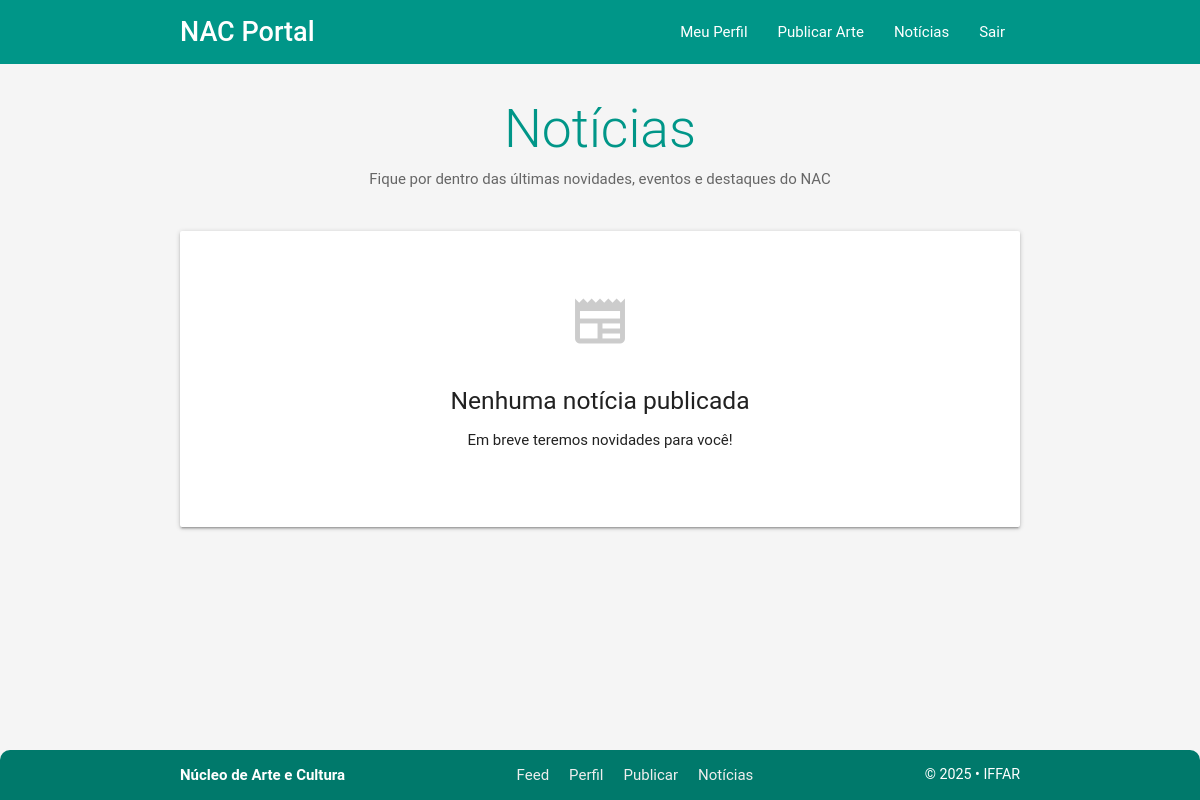
Before: /noticias.php with the older database file.
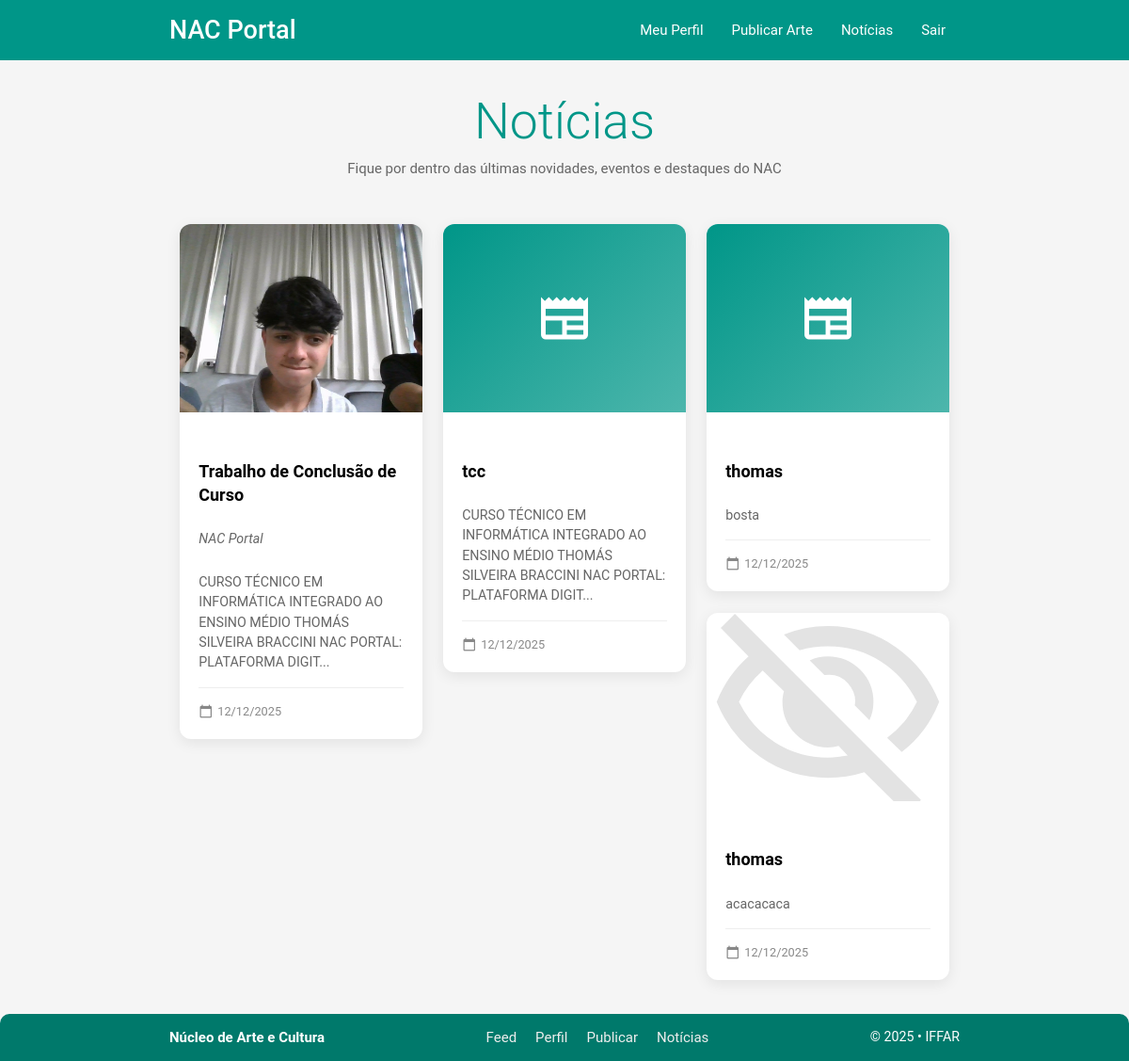
After: the same page with the newer database file.
### tables this page shows
CREATE TABLE IF NOT EXISTS `noticias` (
  `id_noticia` int NOT NULL AUTO_INCREMENT,
  `titulo` varchar(200) NOT NULL,
  `subtitulo` varchar(300) DEFAULT NULL,
  `corpo` text NOT NULL,
  `autor` varchar(100) NOT NULL,
  `caminho_midia` varchar(255) DEFAULT NULL,
  `id_admin` int NOT NULL,
  `data_publicacao` datetime NOT NULL,
  `ativo` tinyint DEFAULT '1',
  PRIMARY KEY (`id_noticia`),
  KEY `id_admin` (`id_admin`)
);

### noticias.php (the view, shortened to what this page needs)
<?php
require_once "conexao.php";
$sql = "SELECT noticias.id_noticia,
                noticias.titulo,
                noticias.subtitulo,
                noticias.corpo,
                noticias.caminho_midia,
                noticias.data_publicacao,
                noticias.autor
        FROM noticias
        WHERE noticias.ativo = 1
        ORDER BY noticias.data_publicacao DESC";
$resultado = mysqli_query($conexao, $sql);
$noticias = [];
if ($resultado) {
    while ($registro = mysqli_fetch_assoc($resultado)) {
        $noticias[] = $registro;
    }
}
?>
<!DOCTYPE html>
<html lang="pt-br">
<head>
    <link type="text/css" rel="stylesheet" href="css/materialize.min.css" media="screen,projection"/>
    <link type="text/css" rel="stylesheet" href="css/style_todos.css"/>
</head>
<body>
    <?php include_once "header.php";?>
    <main class="container">
        <div class="page-title">
            <h2>Notícias</h2>
            <p>Fique por dentro das últimas novidades, eventos e destaques do NAC</p>
        </div>
        <?php if (empty($noticias)): ?>
            <div class="card-panel no-noticias">
                <i class="material-icons">newspaper</i>
                <h5>Nenhuma notícia publicada</h5>
                <p>Em breve teremos novidades para você!</p>
            </div>
        <?php else: ?>
            <div class="row">
                <?php foreach ($noticias as $noticia):
                    $resumo = $noticia['corpo'];
                    $resumo = strlen($resumo) > 150 ? substr($resumo, 0, 150) . '...' : $resumo;
                    $data_formatada = date('d/m/Y', strtotime($noticia['data_publicacao']));
                    $tem_imagem = !empty($noticia['caminho_midia']) && file_exists("uploads/noticias/" . $noticia['caminho_midia']);
                ?>
                    <div class="col s12 m6 l4">
                        <a href="ver_noticia.php?id=<?= $noticia['id_noticia'] ?>" class="black-text" style="text-decoration: none;">
                            <div class="card noticia-card hoverable">
                                <div class="noticia-imagem-container">
                                    <?php if ($tem_imagem): ?>
                                        <img src="uploads/noticias/<?= $noticia['caminho_midia'] ?>"
                                            alt="<?= $noticia['titulo'] ?>"
                                            class="noticia-imagem">
                                    <?php else: ?>
                                        <div style="background: linear-gradient(135deg, #009688, #4DB6AC); height: 100%; display: flex; align-items: center; justify-content: center;">
                                            <i class="material-icons white-text" style="font-size: 4rem;">newspaper</i>
                                        </div>
                                    <?php endif; ?>
                                </div>
                                <div class="noticia-conteudo">
                                    <h3 class="noticia-titulo"><?= $noticia['titulo'] ?></h3>
                                    <?php if (!empty($noticia['subtitulo'])): ?>
                                        <p class="noticia-subtitulo"><?= $noticia['subtitulo'] ?></p>
                                    <?php endif; ?>
                                    <p class="noticia-resumo"><?= $resumo ?></p>
                                    <div class="noticia-meta">
                                        <div class="noticia-data">
                                            <i class="material-icons tiny">calendar_today</i>
                                            <?= $data_formatada ?>
                                        </div>
                                    </div>
                                </div>
                            </div>
                        </a>
                    </div>
                <?php endforeach; ?>
            </div>
        <?php endif; ?>
    </main>
    <?php include_once "footer.php";?>
</body>
</html>

### header.php (shortened to what this page needs)
<!DOCTYPE html>
<html lang="pt-br">
<head>
    <link type="text/css" rel="stylesheet" href="/TCC/css/materialize.min.css" media="screen,projection"/>
    <link type="text/css" rel="stylesheet" href="/TCC/css/style_todos.css"/>
</head>
<body>
<nav class="teal z-depth-0">
    <div class="nav-wrapper container" style="position: relative;">
        <a href="/TCC/feed.php" class="brand-logo white-text" style="font-size: 1.8rem;">
            NAC Portal
        </a>
        <ul class="right hide-on-med-and-down">
            <li><a href="/TCC/meu_perfil/meu_perfil.php" class="white-text tooltipped" data-position="bottom" data-tooltip="Meu Perfil">Meu Perfil</a></li>
            <li><a href="/TCC/upload_arquivos/publicar_arte.php" class="white-text tooltipped" data-position="bottom" data-tooltip="Publicar Arte">Publicar Arte</a></li>
            <li><a href="/TCC/noticias.php" class="white-text tooltipped" data-position="bottom" data-tooltip="Notícias">Notícias</a></li>
            <li><a href="/TCC/logout.php" class="white-text tooltipped" data-position="bottom" data-tooltip="Sair">Sair</a></li>
        </ul>
    </div>
</nav>
</body>
</html>

### footer.php (shortened to what this page needs)
<!DOCTYPE html>
<html>
<head>
</head>
<body>
    <div class="content-wrapper">
    </div>
    <footer class="teal darken-2"
        style="padding: 14px 0; border-radius: 10px 10px 0 0; margin-top: 35px;">
        <div class="container" style="display: flex; justify-content: space-between; align-items: center; flex-wrap: wrap; gap: 15px;">
            <div style="color: white; font-size: 1rem; font-weight: bold;">
                Núcleo de Arte e Cultura
            </div>
            <div style="display: flex; gap: 20px; flex-wrap: wrap; justify-content: center;">
                <a href="/TCC/feed.php" class="grey-text text-lighten-3" style="font-size: 1rem;">Feed</a>
                <a href="/TCC/meu_perfil/meu_perfil.php" class="grey-text text-lighten-3" style="font-size: 1rem;">Perfil</a>
                <a href="/TCC/upload_arquivos/publicar_arte.php" class="grey-text text-lighten-3" style="font-size: 1rem;">Publicar</a>
                <a href="/TCC/noticias.php" class="grey-text text-lighten-3" style="font-size: 1rem;">Notícias</a>
            </div>
            <div style="color: white; font-size: 0.95rem;">
                © <?= date('Y') ?> • IFFAR
            </div>
        </div>
    </footer>
</body>
</html>

### css/style_todos.css (style rules this page uses)
nav { height: 64px; line-height: 64px; }
nav .brand-logo { line-height: 64px; font-weight: 500; }
body { background: #f5f5f5; font-family: 'Roboto', sans-serif; display: flex; flex-direction: column; min-height: 100vh; margin: 0; }
.noticia-card { border-radius: 12px; overflow: hidden; transition: all 0.3s ease; height: 100%; box-shadow: 0 4px 15px rgba(0,0,0,0.08); }
.noticia-imagem-container { height: 200px; overflow: hidden; position: relative; }
.noticia-imagem { width: 100%; height: 100%; object-fit: cover; transition: transform 0.5s ease; }
.noticia-conteudo { padding: 20px; display: flex; flex-direction: column; height: calc(100% - 200px); }
.noticia-titulo { font-size: 1.2rem; font-weight: 600; line-height: 1.4; margin-bottom: 10px; display: -webkit-box; -webkit-box-orient: vertical; overflow: hidden; }
.noticia-subtitulo { color: #666; font-size: 0.95rem; font-style: italic; margin-bottom: 10px; display: -webkit-box; -webkit-box-orient: vertical; overflow: hidden; }
.noticia-resumo { color: #666; font-size: 0.95rem; line-height: 1.5; margin-bottom: 15px; flex-grow: 1; display: -webkit-box; -webkit-box-orient: vertical; overflow: hidden; }
.noticia-meta { display: flex; justify-content: space-between; align-items: center; margin-top: auto; font-size: 0.85rem; color: #888; border-top: 1px solid #eee; padding-top: 15px; }
.noticia-data { display: flex; align-items: center; }
.noticia-data i { margin-right: 5px; font-size: 1rem; }
.page-title { margin: 30px 0 40px; text-align: center; }
.page-title h2 { font-weight: 300; color: #009688; margin-bottom: 10px; }
.page-title p { color: #666; max-width: 600px; margin: 0 auto; }
.no-noticias { text-align: center; padding: 60px 20px; }
.no-noticias i { font-size: 4rem; color: #ccc; margin-bottom: 20px; }

### header.php (style rules this page uses)
nav { height: 64px; line-height: 64px; }
nav .brand-logo { line-height: 64px; font-weight: 500; }

### footer.php (style rules this page uses)
html, body { height: 100%; margin: 0; }
body { display: flex; flex-direction: column; min-height: 100vh; }
footer { margin-top: 0 !important; }
.content-wrapper { flex: 1; }

Changed rows visible on the page:
added noticias: caminho_midia (picture), titulo "Trabalho de Conclusão de Curso", subtitulo "NAC Portal", corpo "CURSO TÉCNICO EM INFORMÁTICA INTEGRADO AO ENSINO MÉDIO THOMÁS SILVEIRA BRACCINI NAC PORTAL: PLATAFORMA DIGIT...", data_publicacao "12/12/2025"
added noticias: titulo "tcc", corpo "CURSO TÉCNICO EM INFORMÁTICA INTEGRADO AO ENSINO MÉDIO THOMÁS SILVEIRA BRACCINI NAC PORTAL: PLATAFORMA DIGIT...", data_publicacao "12/12/2025"
added noticias: titulo "thomas", corpo "bosta", data_publicacao "12/12/2025"
added noticias: caminho_midia (picture), titulo "thomas", corpo "acacacaca", data_publicacao "12/12/2025"
Other visible differences:
text no longer shown: "Nenhuma notícia publicada Em breve teremos novidades para você!"
